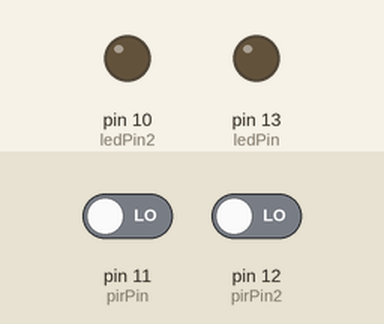
Simulated run of this sketch. Board: Arduino Uno, built with avr-gcc and run on an emulated ATmega328P. Shown: output pins drawn as LEDs (lit = HIGH). Dashed ring = blinking. Inputs (shaded band) come from the test bench; at power-on: pin 11 (pirPin) LOW, pin 12 (pirPin2) LOW. What the sketch prints to the serial monitor is not drawn.

Above: at 11.2 s.
11.3 s: pin 11 (pirPin) driven HIGH
At 12.05 s:
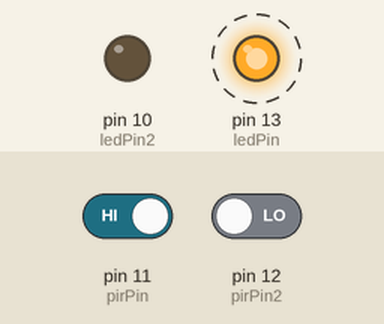
14.8 s: pin 12 (pirPin2) driven HIGH
At 17.3 s:
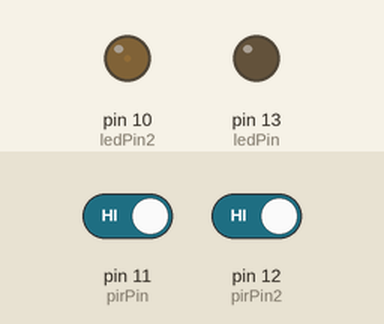
Timing chart, 0 to 31.5 s (numbered marks = the images above; inputs shaded):
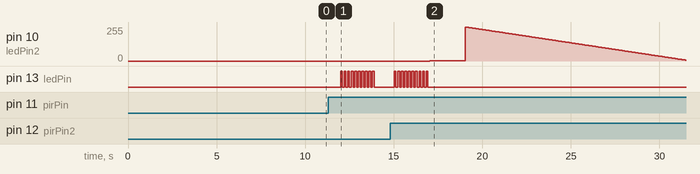

Measured:
- after the input at 11.3 s, pin 13 (ledPin): alternates HIGH for 0.10 s and LOW for 0.10 s, 20 changes in all, then stays LOW, starting after 0.70 s
- after the input at 14.8 s, pin 10 (ledPin2): rises from 0/255 to 255/255 in 2.0 s, then falls to 6/255 in 12.5 s; pin 13 (ledPin): goes on until 16.9 s, then stays LOW

The sketch:

topwaittilldownhitsecondpirdosomething.ino
```cpp
// demo two leds before start work ws2812
// from top wait till walk down hit second pir do something...

//#include <Adafruit_NeoPixel.h>
// Thanks to the Neopxel Library by Adafruit
// branch1
//#define PIN 6
// Parameter 1 = number of pixels in strip
// Parameter 2 = Arduino pin number (most are valid)
// Parameter 3 = pixel type flags, add together as needed:
//   NEO_KHZ800  800 KHz bitstream (most NeoPixel products w/WS2812 LEDs)
//   NEO_KHZ400  400 KHz (classic 'v1' (not v2) FLORA pixels, WS2811 drivers)
//   NEO_GRB     Pixels are wired for GRB bitstream (most NeoPixel products)
//   NEO_RGB     Pixels are wired for RGB bitstream (v1 FLORA pixels, not v2)
//Adafruit_NeoPixel strip = Adafruit_NeoPixel(117, PIN, NEO_GRB + NEO_KHZ800);
// IMPORTANT: To reduce NeoPixel burnout risk, add 1000 uF capacitor across
// pixel power leads, add 300 - 500 Ohm resistor on first pixel's data input
// and minimize distance between Arduino and first pixel.  Avoid connecting
// on a live circuit...if you must, connect GND first.

int calibrationTime = 10;
unsigned long timer;
unsigned long interval = 5000;
unsigned long previousMillis = 0;

int downUp = 0;
int sawPir = 0;

int pirPin = 11;    //the digital pin connected to the PIR sensor's output
int pirPin2 = 12;    //the digital pin connected to the PIR sensor's output
int ledPin = 13;
int ledPin2 = 10;

void setup(){
  // strip.begin();
  // strip.show(); // Initialize all pixels to 'off'
  Serial.begin(9600);
  pinMode(ledPin, OUTPUT);
  pinMode(ledPin2, OUTPUT);
  pinMode(pirPin, INPUT);
  digitalWrite(pirPin, LOW);
  pinMode(pirPin2, INPUT);
  digitalWrite(pirPin2, LOW);

  //give the sensor some time to calibrate
  Serial.print("calibrating sensor please wait for 10 secs ");
    for(int i = 0; i < calibrationTime; i++){
      Serial.print(".");
      delay(1000);
      }
    Serial.println(" done");
    Serial.println("SENSOR ACTIVE");
  }

//////////////////////////////LOOP

void loop(){
    // LDRValue = analogRead(LDRSensor);
    // Serial.println(LDRValue);
    // Serial.print(" LDR ");
    previousMillis = millis();


    if(digitalRead(pirPin) == HIGH && downUp != 2){ // top
       Serial.println("SAW YOU FROM TOP!");
       sawPir = 1;
       for (int x=0; x < 10; x++) {
       digitalWrite(ledPin, HIGH);   //the led visualizes the sensors output pin state
       delay(100);
       digitalWrite(ledPin,LOW);
       delay(100);
       }
         //makes sure we wait for a transition to LOW before any further output is made:
        Serial.println("---");
        Serial.print ("detected TOP ...");                // Helpful debug message
        Serial.print("motion detected at ");
        Serial.print(millis()/1000);
        Serial.println(" sec");
        Serial.println("wait for 10 secs");
//        delay(10000);
        // topdown();
      }

    if(digitalRead(pirPin2) == HIGH && sawPir == 1){
      Serial.println("GETTING LOWER");
      analogWrite(ledPin2, HIGH);
      delay(2000);
      for (int x=255; x >= 0; x--) {
       analogWrite(ledPin2,x);
       delay(50);
      }
      timer = millis();
      downUp = 2;
    }

    if(digitalRead(pirPin2) == HIGH && downUp != 1){ // bottom
        Serial.println("SAW YOU FROM BOTTOM!");
        timer = millis();
        downUp = 1;
        sawPir = 2;
        digitalWrite(ledPin, HIGH);   //the led visualizes the sensors output pin state
        delay(2000);
        digitalWrite(ledPin,LOW);
        delay(100);
        //makes sure we wait for a transition to LOW before any further output is made:
        Serial.println("---");
        Serial.print ("detected BOTTOM ...");
        Serial.print("motion detected at ");
        Serial.print(millis()/1000);
        Serial.println(" sec");
        Serial.println("wait for 10 secs");
        delay(10000);
      }

       //if the sensor is low or more than the given interval,
       //we assume that no more motion is going to happen
      if ( timer - previousMillis > interval){
           //makes sure this block of code is only executed again after
           //a new motion sequence has been detected
        if (downUp == 1){
           Serial.println("motion ended at downUp 1 (BOTTOM)");      //output
        }
        if (downUp == 2){
           Serial.println("motion ended at downUp 2 (TOP)");      //output
        }
        downUp = 0; // reset
        sawPir = 0; // reset
        Serial.print("motion ended at ");      //output
        Serial.print((millis() - interval)/1000);
        Serial.println(" sec ");
        delay(1000);
      }
  } // end loop
```
